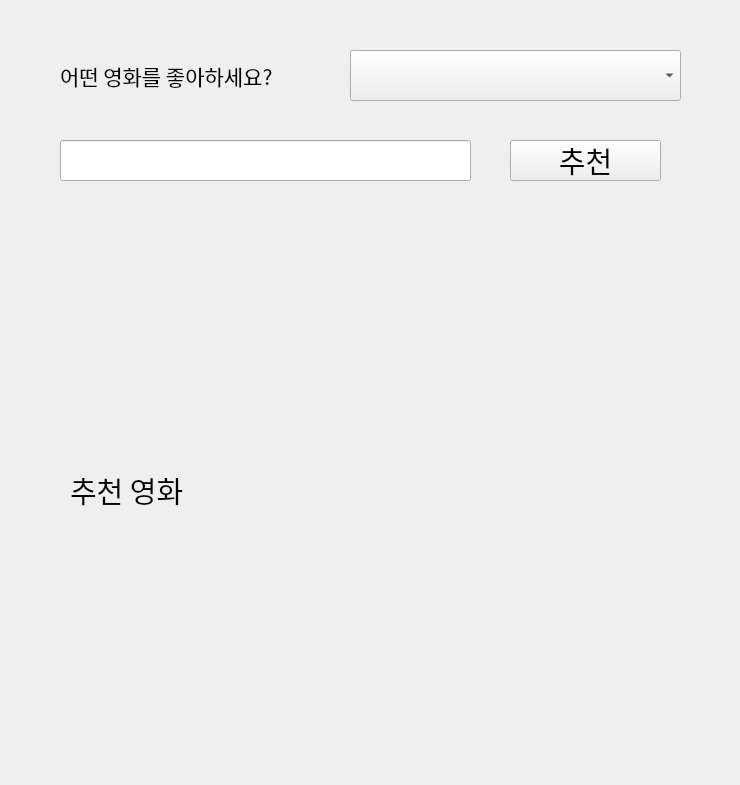
<?xml version="1.0" encoding="UTF-8"?>
<ui version="4.0">
 <class>Form</class>
 <widget class="QWidget" name="Form">
  <property name="geometry">
   <rect>
    <x>0</x>
    <y>0</y>
    <width>740</width>
    <height>785</height>
   </rect>
  </property>
  <property name="windowTitle">
   <string>Form</string>
  </property>
  <widget class="QLineEdit" name="le_keyword">
   <property name="geometry">
    <rect>
     <x>60</x>
     <y>140</y>
     <width>411</width>
     <height>41</height>
    </rect>
   </property>
   <property name="font">
    <font>
     <family>Agency FB</family>
     <pointsize>24</pointsize>
    </font>
   </property>
  </widget>
  <widget class="QPushButton" name="btn_recommend">
   <property name="geometry">
    <rect>
     <x>510</x>
     <y>140</y>
     <width>151</width>
     <height>41</height>
    </rect>
   </property>
   <property name="font">
    <font>
     <family>Agency FB</family>
     <pointsize>22</pointsize>
    </font>
   </property>
   <property name="text">
    <string>추천</string>
   </property>
  </widget>
  <widget class="QLabel" name="lbl_recommend">
   <property name="geometry">
    <rect>
     <x>70</x>
     <y>290</y>
     <width>591</width>
     <height>401</height>
    </rect>
   </property>
   <property name="font">
    <font>
     <family>Agency FB</family>
     <pointsize>22</pointsize>
    </font>
   </property>
   <property name="text">
    <string>추천 영화</string>
   </property>
  </widget>
  <widget class="QComboBox" name="cmb_titles">
   <property name="geometry">
    <rect>
     <x>350</x>
     <y>50</y>
     <width>331</width>
     <height>51</height>
    </rect>
   </property>
   <property name="font">
    <font>
     <family>Agency FB</family>
     <pointsize>16</pointsize>
    </font>
   </property>
  </widget>
  <widget class="QLabel" name="label">
   <property name="geometry">
    <rect>
     <x>60</x>
     <y>60</y>
     <width>261</width>
     <height>31</height>
    </rect>
   </property>
   <property name="font">
    <font>
     <family>Agency FB</family>
     <pointsize>16</pointsize>
    </font>
   </property>
   <property name="text">
    <string>어떤 영화를 좋아하세요?</string>
   </property>
  </widget>
 </widget>
 <resources/>
 <connections/>
</ui>
